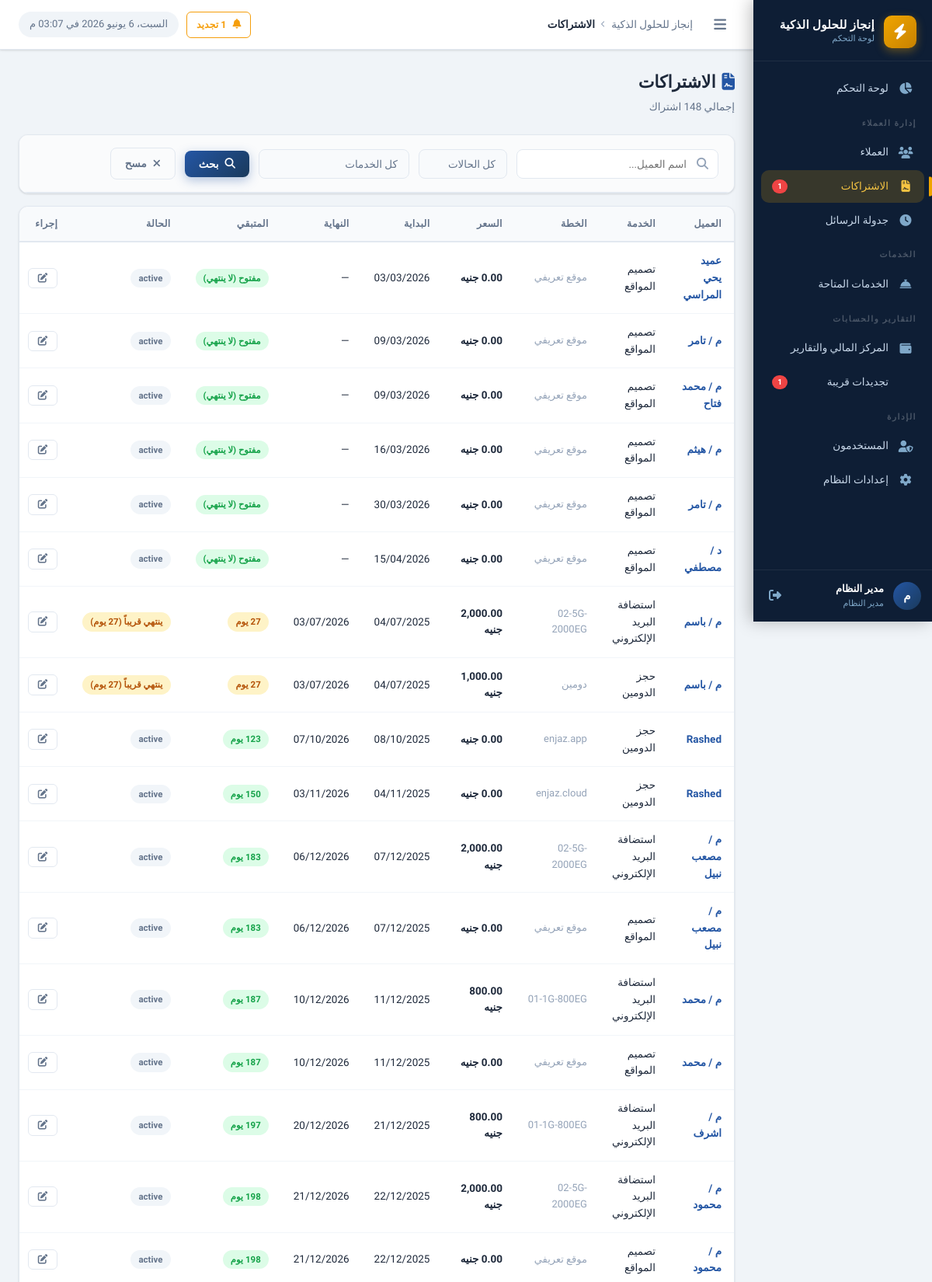
The app's page /subscriptions/index.php (signed in, upper part) with its own data.
### tables this page shows
CREATE TABLE `client_subscriptions` (
  `id` int UNSIGNED NOT NULL,
  `client_id` int UNSIGNED NOT NULL,
  `service_id` int UNSIGNED NOT NULL,
  `plan_name` varchar(200) DEFAULT NULL COMMENT 'اسم الخطة (مثل: أساسية، بريميوم)',
  `price` decimal(10,2) NOT NULL DEFAULT '0.00' COMMENT 'سعر الاشتراك الفعلي',
  `start_date` date DEFAULT NULL,
  `end_date` date DEFAULT NULL,
  `status` enum('active','expired','cancelled','pending') NOT NULL DEFAULT 'active',
  `notes` text,
  `created_by` int UNSIGNED DEFAULT NULL,
  `created_at` datetime NOT NULL DEFAULT CURRENT_TIMESTAMP,
  `updated_at` datetime NOT NULL DEFAULT CURRENT_TIMESTAMP ON UPDATE CURRENT_TIMESTAMP
);

CREATE TABLE `clients` (
  `id` int UNSIGNED NOT NULL,
  `name` varchar(200) NOT NULL COMMENT 'اسم العميل',
  `company_name` varchar(200) DEFAULT NULL COMMENT 'اسم الشركة',
  `mobile` varchar(20) NOT NULL COMMENT 'رقم الموبايل',
  `mobile_2` varchar(20) DEFAULT NULL COMMENT 'رقم موبايل إضافي',
  `activity` varchar(200) DEFAULT NULL COMMENT 'النشاط التجاري',
  `domain` varchar(255) DEFAULT NULL,
  `domain_provider` varchar(100) DEFAULT NULL,
  `username_note` varchar(200) DEFAULT NULL COMMENT 'اسم المستخدم (للإشارة)',
  `email` varchar(200) DEFAULT NULL,
  `address` text,
  `notes` text,
  `status` tinyint(1) NOT NULL DEFAULT '1' COMMENT '1=نشط, 0=موقوف',
  `created_by` int UNSIGNED DEFAULT NULL,
  `created_at` datetime NOT NULL DEFAULT CURRENT_TIMESTAMP,
  `updated_at` datetime NOT NULL DEFAULT CURRENT_TIMESTAMP ON UPDATE CURRENT_TIMESTAMP
);

CREATE TABLE `services` (
  `id` int UNSIGNED NOT NULL,
  `name` varchar(200) NOT NULL COMMENT 'اسم الخدمة',
  `description` text,
  `default_price` decimal(10,2) NOT NULL DEFAULT '0.00',
  `duration_months` int NOT NULL DEFAULT '12' COMMENT 'مدة الاشتراك الافتراضية بالأشهر',
  `status` tinyint(1) NOT NULL DEFAULT '1',
  `created_by` int UNSIGNED DEFAULT NULL,
  `created_at` datetime NOT NULL DEFAULT CURRENT_TIMESTAMP,
  `sort_order` int NOT NULL DEFAULT '0'
);

### config/app.php (called while the page is built, shortened)
<?php
require_once INCLUDES_PATH . '/functions.php';
require_once INCLUDES_PATH . '/auth.php';
function getSettings(): array {
    static $settings = null;
    if ($settings === null) {
        try {
            $db  = getDB();
            $stmt = $db->query("SELECT `key`, `value` FROM `settings`");
            $settings = [];
            while ($row = $stmt->fetch()) {
                $settings[$row['key']] = $row['value'];
            }
        } catch (Exception $e) {
            $settings = [];
        }
    }
    return $settings;
}
function getSetting(string $key, string $default = ''): string {
    $settings = getSettings();
    return $settings[$key] ?? $default;
}

### includes/auth.php (called while the page is built, shortened)
<?php
function hasPermission(string $permission): bool {
    if (($_SESSION['user_role'] ?? '') === 'admin') return true;
    $permissions = $_SESSION['user_permissions'] ?? [];
    return in_array($permission, $permissions, true);
}

### subscriptions/index.php (the view, shortened to what this page needs)
<?php
require_once dirname(__DIR__) . '/config/app.php';
$db      = getDB();
$search  = clean($_GET['search'] ?? '');
$where  = ['1=1'];
$params = [];
$whereStr = implode(' AND ', $where);
$subs = $db->prepare("
    SELECT cs.*, c.name as client_name, c.mobile, s.name as service_name,
           DATEDIFF(cs.end_date, CURDATE()) as days_left
    FROM client_subscriptions cs
    JOIN clients c ON c.id=cs.client_id
    JOIN services s ON s.id=cs.service_id
    WHERE $whereStr
    ORDER BY cs.end_date ASC
");
$subs->execute($params);
$subs = $subs->fetchAll();
    ?>
    <?php
require_once INCLUDES_PATH . '/header.php';
?>
<div class="page-header">
  <div class="page-header-text">
    <h1 class="page-title"><i class="fas fa-file-contract" style="color:var(--primary-light);margin-left:8px;"></i>الاشتراكات</h1>
    <p class="page-subtitle">إجمالي <?= count($subs) ?> اشتراك</p>
  </div>
</div>
<div class="card" style="margin-bottom:16px;">
  <div class="filters-bar">
    <form method="GET" style="display:flex;gap:12px;align-items:center;flex-wrap:wrap;width:100%;" id="searchForm">
      <div class="search-box">
        <input type="text" name="search" class="form-control" placeholder="اسم العميل..." value="<?= e($search) ?>" autocomplete="off">
      </div>
      <select name="status" class="form-control" style="width:auto;">
        <option value="">كل الحالات</option>
      </select>
      <select name="service" class="form-control" style="width:auto;">
        <option value="">كل الخدمات</option>
      </select>
      <button type="submit" class="btn btn-primary"><i class="fas fa-search"></i> بحث</button>
      <a href="index.php" class="btn btn-outline" id="clearSearchBtn"><i class="fas fa-times"></i> مسح</a>
    </form>
  </div>
</div>
<div class="card">
  <div class="table-wrapper">
    <table class="data-table">
      <thead>
        <tr><th>العميل</th><th>الخدمة</th><th>الخطة</th><th>السعر</th><th>البداية</th><th>النهاية</th><th>المتبقي</th><th>الحالة</th><th>إجراء</th></tr>
      </thead>
      <tbody>
        <?php if (empty($subs)): ?>
        <tr><td colspan="9"><div class="empty-state"><div class="empty-icon"><i class="fas fa-file-slash"></i></div><p class="empty-title">لا توجد اشتراكات</p></div></td></tr>
        <?php else: ?>
        <?php foreach ($subs as $sub): ?>
        <tr>
          <td>
            <a href="../clients/view.php?id=<?= $sub['client_id'] ?>" style="font-weight:700;">
              <?= e($sub['client_name']) ?>
            </a>
          </td>
          <td><?= e($sub['service_name']) ?></td>
          <td class="text-muted"><?= e($sub['plan_name'] ?: '—') ?></td>
          <td class="fw-bold"><?= formatMoney($sub['price']) ?></td>
          <td><?= formatDate($sub['start_date']) ?></td>
          <td><?= formatDate($sub['end_date']) ?></td>
          <td>
            <?php
            $d = $sub['days_left'];
            if ($d === null): ?><span class="badge badge-success">مفتوح (لا ينتهي)</span>
            <?php elseif ($d < 0): ?><span class="badge badge-danger">انتهى</span>
            <?php elseif ($d <= 7): ?><span class="badge badge-danger"><?= $d ?> يوم</span>
            <?php elseif ($d <= 30): ?><span class="badge badge-warning"><?= $d ?> يوم</span>
            <?php else: ?><span class="badge badge-success"><?= $d ?> يوم</span>
            <?php endif; ?>
          </td>
          <td><?= subscriptionStatusBadge($sub['status'], $sub['end_date']) ?></td>
          <td>
            <div class="table-actions">
              <?php if (hasPermission('edit_subscriptions')): ?>
              <a href="edit.php?id=<?= $sub['id'] ?>" class="btn btn-sm btn-outline"><i class="fas fa-edit"></i></a>
              <?php endif; ?>
            </div>
          </td>
        </tr>
        <?php endforeach; ?>
        <?php endif; ?>
      </tbody>
    </table>
  </div>
</div>
<?php require_once INCLUDES_PATH . '/footer.php'; ?>

### includes/functions.php (shortened to what this page needs)
<?php
function formatMoney(float $amount, string $currency = null): string {
    if ($currency === null) {
        $currency = getSetting('currency', 'جنيه');
    }
    return number_format($amount, 2) . ' ' . $currency;
}
function formatDate(?string $date, string $format = 'd/m/Y'): string {
    if (empty($date) || $date === '0000-00-00') return '—';
    return date('d/m/Y', strtotime($date));
}
function daysDiff(string $date1, string $date2 = 'today'): int {
    $d1 = new DateTime($date1);
    $d2 = new DateTime($date2);
    return (int)$d1->diff($d2)->days * ($d1 < $d2 ? -1 : 1);
}
function subscriptionStatusBadge(string $status, ?string $endDate = ''): string {
    $warningDays = (int)getSetting('renewal_warning_days', '60');
    if ($status === 'active' && !empty($endDate)) {
        $daysLeft = daysDiff($endDate, 'today');
        if ($daysLeft >= 0 && $daysLeft <= $warningDays) {
            return '<span class="badge badge-warning">ينتهي قريباً (' . $daysLeft . ' يوم)</span>';
        }
    }
    $map = [
        'active'    => '<span class="badge badge-success">نشط</span>',
        'expired'   => '<span class="badge badge-danger">منتهي</span>',
        'cancelled' => '<span class="badge badge-secondary">ملغي</span>',
        'pending'   => '<span class="badge badge-warning">معلّق</span>',
    ];
    return $map[$status] ?? '<span class="badge badge-secondary">' . e($status) . '</span>';
}
function e(mixed $value): string {
    return htmlspecialchars((string)$value, ENT_QUOTES, 'UTF-8');
}
function clean(string $input): string {
    return trim(strip_tags($input));
}

### records on screen
client_subscriptions: client.name "عميد يحي المراسي", service.name "تصميم المواقع", plan_name "موقع تعريفي", price "0.00 جنيه", start_date "03/03/2026", end_date "—", shows "مفتوح (لا ينتهي)", status "active"
client_subscriptions: client.name "م / تامر", service.name "تصميم المواقع", plan_name "موقع تعريفي", price "0.00 جنيه", start_date "09/03/2026", end_date "—", shows "مفتوح (لا ينتهي)", status "active"
client_subscriptions: client.name "م / محمد فتاح", service.name "تصميم المواقع", plan_name "موقع تعريفي", price "0.00 جنيه", start_date "09/03/2026", end_date "—", shows "مفتوح (لا ينتهي)", status "active"
client_subscriptions: client.name "م / هيثم", service.name "تصميم المواقع", plan_name "موقع تعريفي", price "0.00 جنيه", start_date "16/03/2026", end_date "—", shows "مفتوح (لا ينتهي)", status "active"
client_subscriptions: client.name "م / تامر", service.name "تصميم المواقع", plan_name "موقع تعريفي", price "0.00 جنيه", start_date "30/03/2026", end_date "—", shows "مفتوح (لا ينتهي)", status "active"
client_subscriptions: client.name "د / مصطفي", service.name "تصميم المواقع", plan_name "موقع تعريفي", price "0.00 جنيه", start_date "15/04/2026", end_date "—", shows "مفتوح (لا ينتهي)", status "active"
client_subscriptions: client.name "م / باسم", service.name "استضافة البريد الإلكتروني", plan_name "02-5G-2000EG", price "2,000.00 جنيه", start_date "04/07/2025", end_date "03/07/2026", d "27", end_date "27"
client_subscriptions: client.name "م / باسم", service.name "حجز الدومين", plan_name "دومين", price "1,000.00 جنيه", start_date "04/07/2025", end_date "03/07/2026", d "27", end_date "27"
client_subscriptions: client.name "Rashed", service.name "حجز الدومين", plan_name "enjaz.app", price "0.00 جنيه", start_date "08/10/2025", end_date "07/10/2026", status "active"
client_subscriptions: client.name "Rashed", service.name "حجز الدومين", plan_name "enjaz.cloud", price "0.00 جنيه", start_date "04/11/2025", end_date "03/11/2026", status "active"
client_subscriptions: client.name "م / مصعب نبيل", service.name "استضافة البريد الإلكتروني", plan_name "02-5G-2000EG", price "2,000.00 جنيه", start_date "07/12/2025", end_date "06/12/2026", status "active"
client_subscriptions: client.name "م / مصعب نبيل", service.name "تصميم المواقع", plan_name "موقع تعريفي", price "0.00 جنيه", start_date "07/12/2025", end_date "06/12/2026", status "active"
client_subscriptions: client.name "م / محمد", service.name "استضافة البريد الإلكتروني", plan_name "01-1G-800EG", price "800.00 جنيه", start_date "11/12/2025", end_date "10/12/2026", status "active"
client_subscriptions: client.name "م / محمد", service.name "تصميم المواقع", plan_name "موقع تعريفي", price "0.00 جنيه", start_date "11/12/2025", end_date "10/12/2026", status "active"
client_subscriptions: client.name "م / اشرف", service.name "استضافة البريد الإلكتروني", plan_name "01-1G-800EG", price "800.00 جنيه", start_date "21/12/2025", end_date "20/12/2026", status "active"
client_subscriptions: client.name "م / محمود", service.name "استضافة البريد الإلكتروني", plan_name "02-5G-2000EG", price "2,000.00 جنيه", start_date "22/12/2025", end_date "21/12/2026", status "active"
client_subscriptions: client.name "م / محمود", service.name "تصميم المواقع", plan_name "موقع تعريفي", price "0.00 جنيه", start_date "22/12/2025", end_date "21/12/2026", status "active"

### other values on screen
$companyName "إنجاز للحلول الذكية"
$renewalCount "1"
$userInitial "م"
$userName "مدير النظام"
$userRole "مدير النظام"
$pageTitle "الاشتراكات"
